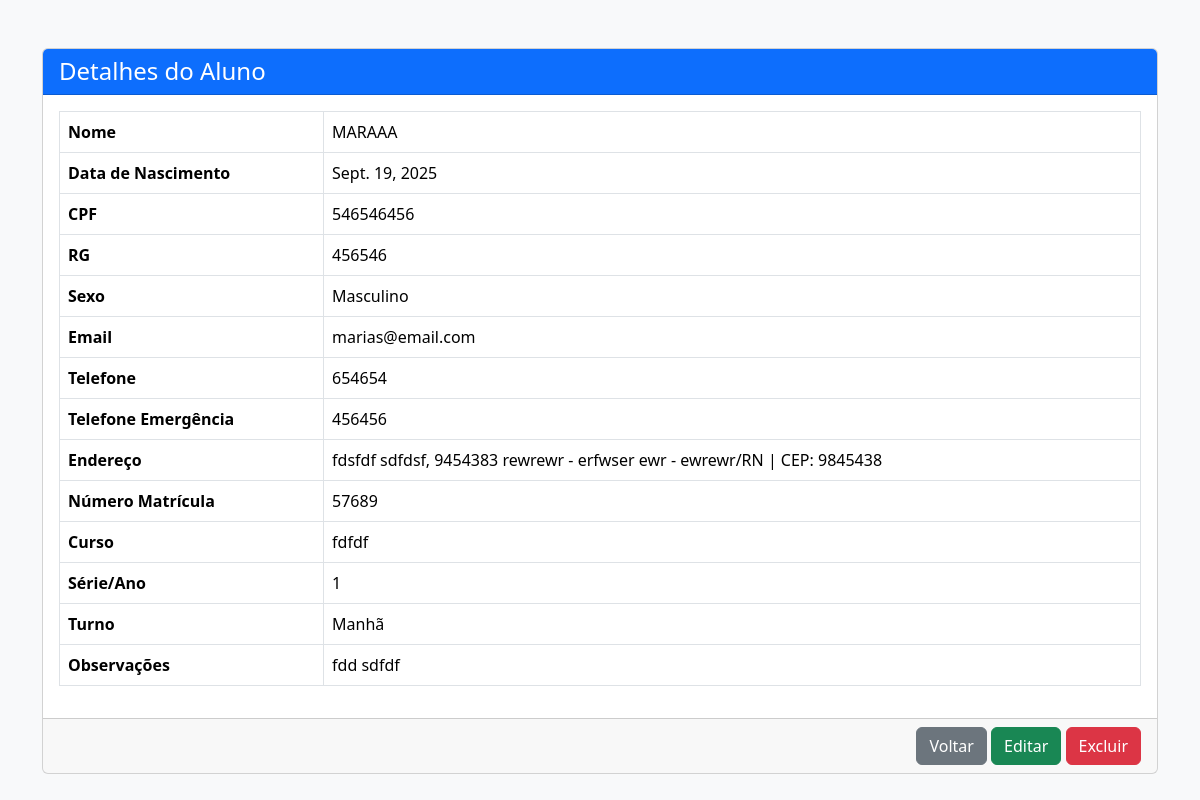
The page /aluno/8/ on the database its author committed.
### alunos/models.py (models this page shows, shortened)
class Aluno(models.Model):
    SEXO_CHOICES = [
        ('M', 'Masculino'),
        ('F', 'Feminino'),
        ('O', 'Outro'),
    ]
    TURNO_CHOICES = [
        ('M', 'Manhã'),
        ('T', 'Tarde'),
        ('N', 'Noite'),
    ]
    nome_completo = models.CharField(max_length=200)
    data_nascimento = models.DateField()
    cpf = models.CharField(max_length=14, unique=True)
    rg = models.CharField(max_length=20, blank=True, null=True)
    sexo = models.CharField(max_length=1, choices=SEXO_CHOICES)
    email = models.EmailField()
    telefone = models.CharField(max_length=15)
    telefone_emergencia = models.CharField(max_length=15, blank=True, null=True)
    cep = models.CharField(max_length=9)
    endereco = models.CharField(max_length=200)
    numero = models.CharField(max_length=10)
    complemento = models.CharField(max_length=100, blank=True, null=True)
    bairro = models.CharField(max_length=100)
    cidade = models.CharField(max_length=100)
    uf = models.CharField(max_length=2)
    numero_matricula = models.CharField(max_length=20, unique=True)
    curso = models.CharField(max_length=100)
    serie_ano = models.CharField(max_length=20)
    turno = models.CharField(max_length=1, choices=TURNO_CHOICES)
    observacoes = models.TextField(blank=True, null=True)

### alunos/views.py (the view)
# urls.py: path('aluno/<int:pk>/', detalhar_aluno, name='detalhar_aluno'),
def detalhar_aluno(request, pk):
    aluno = get_object_or_404(Aluno, pk=pk)
    return render(request, 'detalhe.html', {'aluno': aluno})

### alunos/templates/detalhe.html (shortened to what this page needs)
{% load static %}
<!DOCTYPE html>
<html lang="pt-br">
<head>
    <link href="https://cdn.jsdelivr.net/npm/bootstrap@5.3.2/dist/css/bootstrap.min.css" rel="stylesheet">
</head>
<body class="bg-light">
<div class="container mt-5">
    <div class="card">
        <div class="card-header bg-primary text-white">
            <h4 class="mb-0">Detalhes do Aluno</h4>
        </div>
        <div class="card-body">
            <table class="table table-bordered">
                <tbody>
                    <tr>
                        <th>Nome</th>
                        <td>{{ aluno.nome_completo }}</td>
                    </tr>
                    <tr>
                        <th>Data de Nascimento</th>
                        <td>{{ aluno.data_nascimento }}</td>
                    </tr>
                    <tr>
                        <th>CPF</th>
                        <td>{{ aluno.cpf }}</td>
                    </tr>
                    <tr>
                        <th>RG</th>
                        <td>{{ aluno.rg }}</td>
                    </tr>
                    <tr>
                        <th>Sexo</th>
                        <td>{{ aluno.get_sexo_display }}</td>
                    </tr>
                    <tr>
                        <th>Email</th>
                        <td>{{ aluno.email }}</td>
                    </tr>
                    <tr>
                        <th>Telefone</th>
                        <td>{{ aluno.telefone }}</td>
                    </tr>
                    <tr>
                        <th>Telefone Emergência</th>
                        <td>{{ aluno.telefone_emergencia }}</td>
                    </tr>
                    <tr>
                        <th>Endereço</th>
                        <td>
                            {{ aluno.endereco }}, {{ aluno.numero }} {{ aluno.complemento }} -
                            {{ aluno.bairro }} - {{ aluno.cidade }}/{{ aluno.uf }} | CEP: {{ aluno.cep }}
                        </td>
                    </tr>
                    <tr>
                        <th>Número Matrícula</th>
                        <td>{{ aluno.numero_matricula }}</td>
                    </tr>
                    <tr>
                        <th>Curso</th>
                        <td>{{ aluno.curso }}</td>
                    </tr>
                    <tr>
                        <th>Série/Ano</th>
                        <td>{{ aluno.serie_ano }}</td>
                    </tr>
                    <tr>
                        <th>Turno</th>
                        <td>{{ aluno.get_turno_display }}</td>
                    </tr>
                    <tr>
                        <th>Observações</th>
                        <td>{{ aluno.observacoes|default:"-" }}</td>
                    </tr>
                </tbody>
            </table>
        </div>
        <div class="card-footer text-end">
            <a href="{% url 'home' %}" class="btn btn-secondary">Voltar</a>
            <a href="{% url 'editar' aluno.pk %}" class="btn btn-success">Editar</a>
            <a href="{% url 'excluir' aluno.pk %}" class="btn btn-danger">Excluir</a>
        </div>
    </div>
</div>
</body>
</html>

### rows shown on the page
Aluno: nome_completo "MARAAA", data_nascimento "Sept. 19, 2025", cpf "546546456", rg "456546", sexo "Masculino", email "marias@email.com", telefone "654654", telefone_emergencia "456456", endereco "fdsfdf sdfdsf", numero "9454383", complemento "rewrewr", bairro "erfwser ewr", cidade "ewrewr", uf "RN", cep "9845438", numero_matricula "57689", curso "fdfdf", serie_ano "1", turno "Manhã", observacoes "fdd sdfdf"
